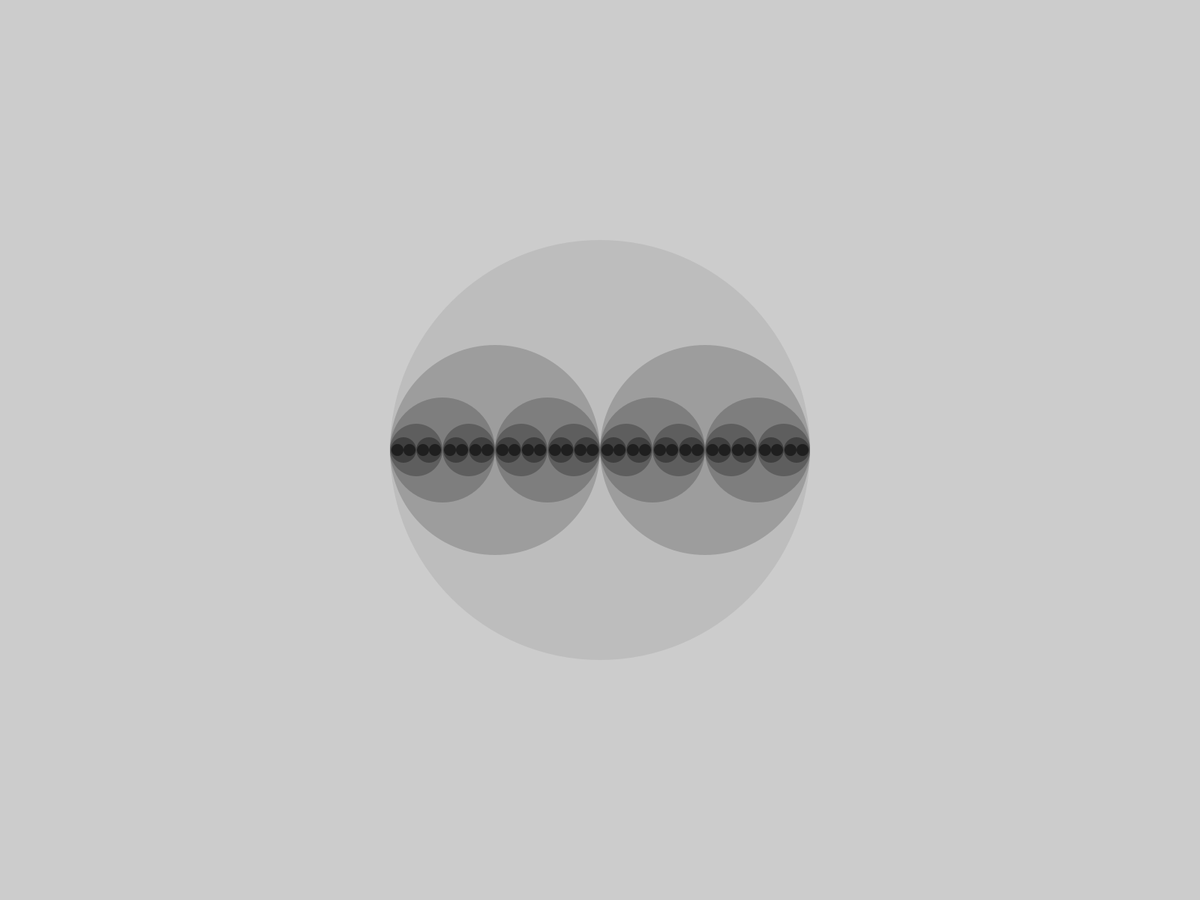
Frame 1 (no input)
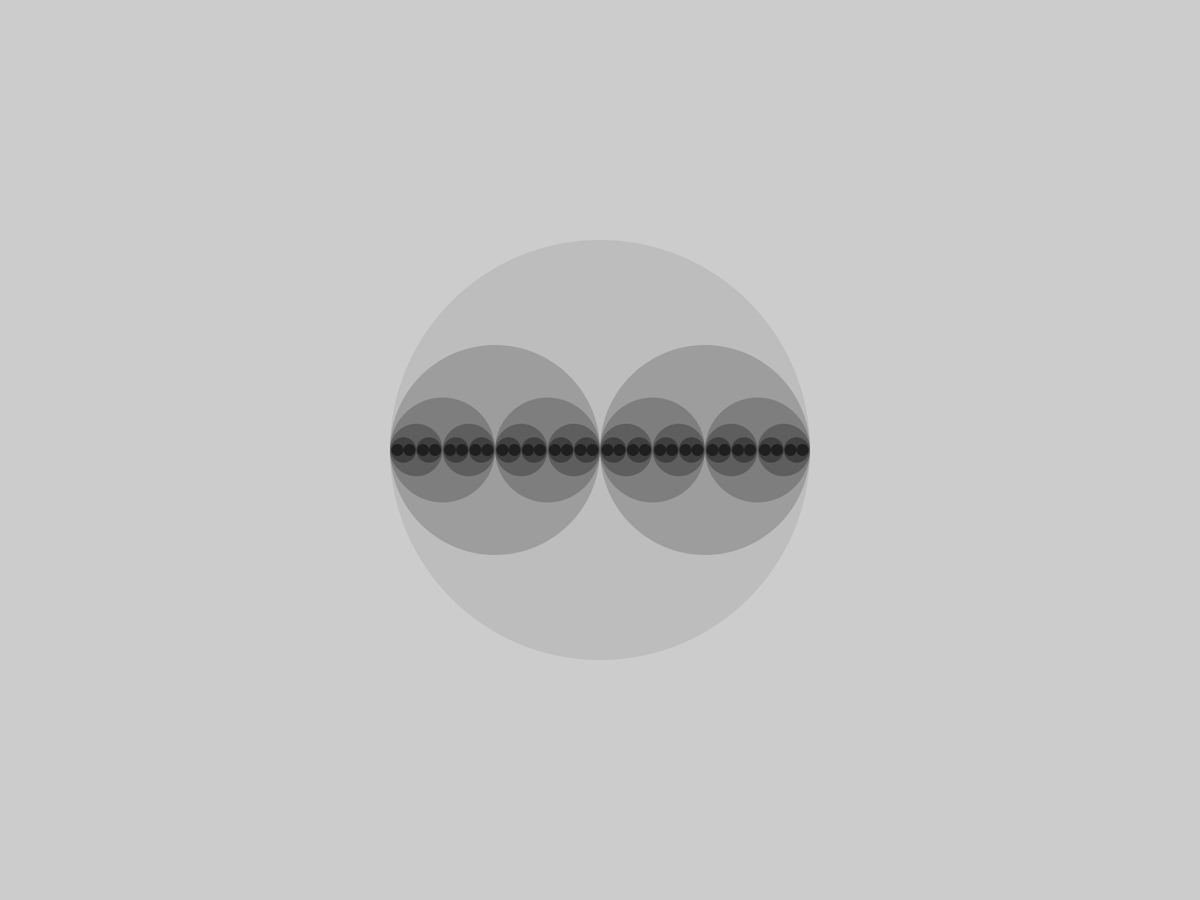
Frame 2 (the mouse pressed at the canvas centre, redrawn once)

The Processing sketch that drew these frames (run headless with seeded random() and noise(); the mouse was pressed at the canvas centre and the sketch redrawn once):

// Processing sketch: recursionExample
// ── recursionExample.pde
void setup() {
  fullScreen();
  noStroke();
  noLoop();
}

void draw() {
  drawCircle(width/2, 280, 6);
}

void drawCircle(int x, int radius, int level){
  float tt = 126 * level/4.0;
  fill(tt);
  ellipse(x, height/2, radius*2, radius*2);
  if (level > 1) {
    level = level - 1;
    drawCircle(x - radius/2, radius/2, level);
    drawCircle(x + radius/2, radius/2, level);
  }
}
